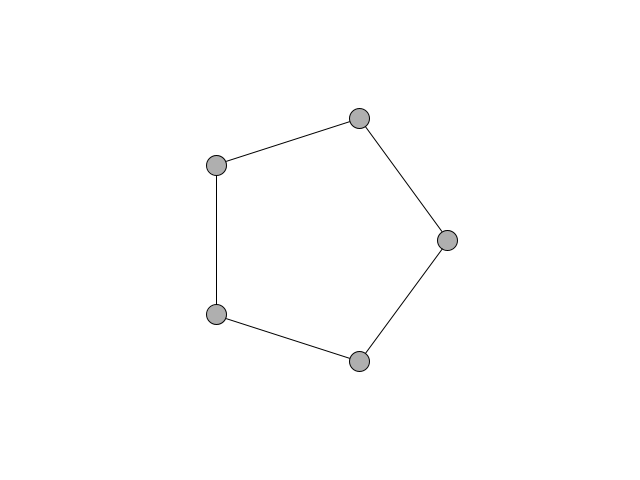
Frame 1 (no input)
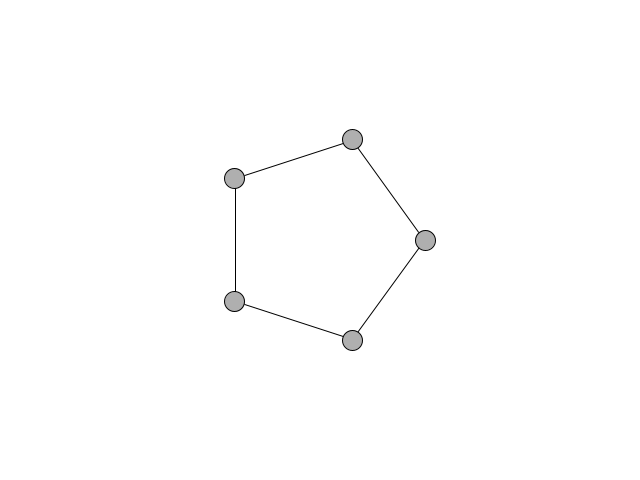
Frame 60 (the mouse pressed at the canvas centre just before this capture)
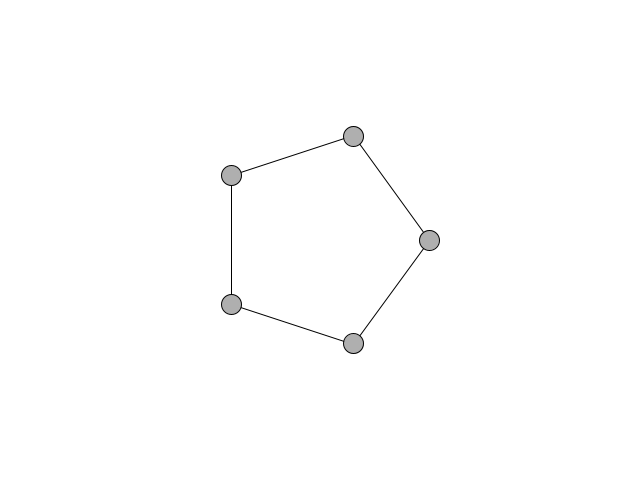
Frame 120 (the mouse held since frame 60 and released just before this capture)

The Processing sketch that drew these frames (run headless with seeded random() and noise(); from frame 60 on, the mouse is pressed at the canvas centre):

// Processing sketch: springs
// ── springs.pde
int numNodes = 5;
Node[] nodes = new Node[numNodes];
Spring[] springs = new Spring[numNodes];

float k = 0.2;
PVector gravity = new PVector(0,0.8);

void setup(){
  size(640,480);
  
  float offset = width/numNodes;
  
  float angle = 0;
  float step = 360/nodes.length;
  for(int i = 0; i < nodes.length; i++) {
    float x = cos(radians(angle)) * offset + width/2;
    float y = sin(radians(angle)) * offset + height/2;
    nodes[i] = new Node(x,y, 10);
    angle += step;
  }
  for(int i = 0; i < springs.length; i++) {
    Node a = nodes[i];
    Node b = (i == springs.length - 1) ? nodes[0] : nodes[i+1];
    springs[i] = new Spring(a, b, offset, k);
  }
}

void draw(){
  background(255);
  fill(175);
  stroke(0);
  
  for(Spring s : springs){
    s.update();
    s.display();
  }
  
  for(Node n : nodes) {
    //n.applyForce(gravity);
    n.update();
    n.display();
    n.drag(mouseX,mouseY);
  }
  
}

void mousePressed(){
  // since we iterate forward through the nodes to display them, the higher indexes will display
  // in the foreground. Therefore, in order to only grab the "top" node, we iterate backward here.  
  for(int i = nodes.length - 1; i >= 0; i--){
    if(nodes[i].clicked(mouseX,mouseY)){
      break;
    }
  }
}

void mouseReleased(){
  for(Node n : nodes){
    n.stopDragging();
  }
}

// ── Node.pde
class Node {
  PVector location;
  PVector velocity;
  PVector acceleration;
  float mass;
  float damping = .95;
  float r;
  boolean dragging = false;
  
  Node(float x, float y, float m) {
    location = new PVector(x,y);
    mass = m;
    
    r = mass * 2;
    
    velocity = new PVector();
    acceleration = new PVector();
  }
  
  void applyForce(PVector force){
    PVector f = PVector.div(force.get(), mass);
    acceleration.add(f);
  }
  
  void update() {
    velocity.add(acceleration);
    location.add(velocity);
    velocity.mult(damping);
    acceleration.mult(0);
    checkEdges();
  }
  
  void display() {
    ellipse(location.x,location.y,r,r);
  }
  
  boolean isInside(float x, float y){
    return dist(location.x,location.y, x,y) < r/2;
  }
  
  void checkEdges() {
    if(location.y + r > height){
      location.y = height - r;
      velocity.y = 0;
    }
  }
  
  boolean clicked(float x, float y){
    if(isInside(x,y)){
      dragging = true;
      return true;
    }
    return false;
  }
  
  void drag(float x, float y){
    if(dragging){
      location.x = x;
      location.y = y;
    }
  }
  
  void stopDragging(){
    dragging = false;
  }
}

// ── Spring.pde
class Spring{
  float k;
  float len;
  Node a;
  Node b;
  
  Spring(Node a_, Node b_, float r, float k_){
    a = a_;
    b = b_;
    len = r;
    k = k_;
  }
  
  void update(){
    PVector force = PVector.sub(b.location, a.location);
    float stretch = force.mag() - len;
    force.normalize();
    force.mult(k * stretch);
    a.applyForce(force);
    force.mult(-1);
    b.applyForce(force);
  }
  
  void display() {
    stroke(0);
    line(a.location.x,a.location.y, b.location.x,b.location.y);
  }
}
